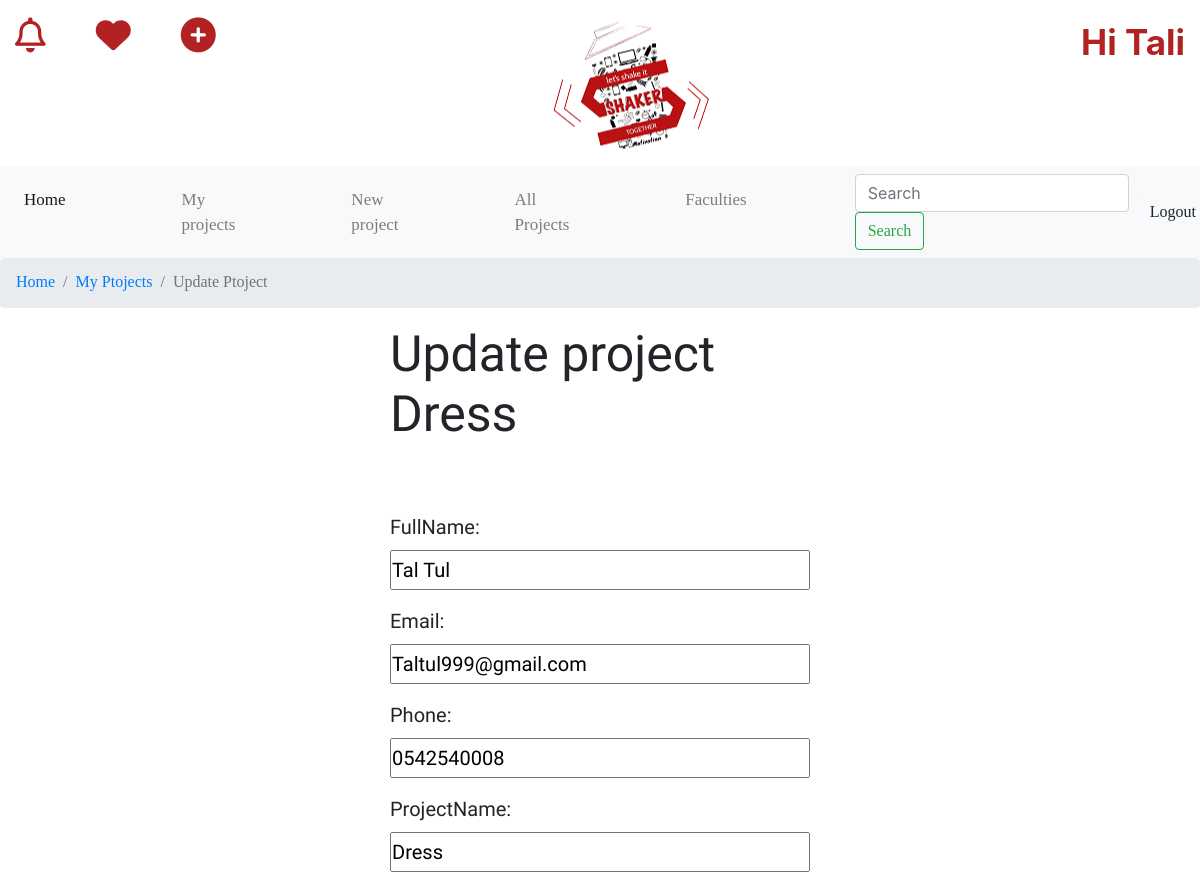
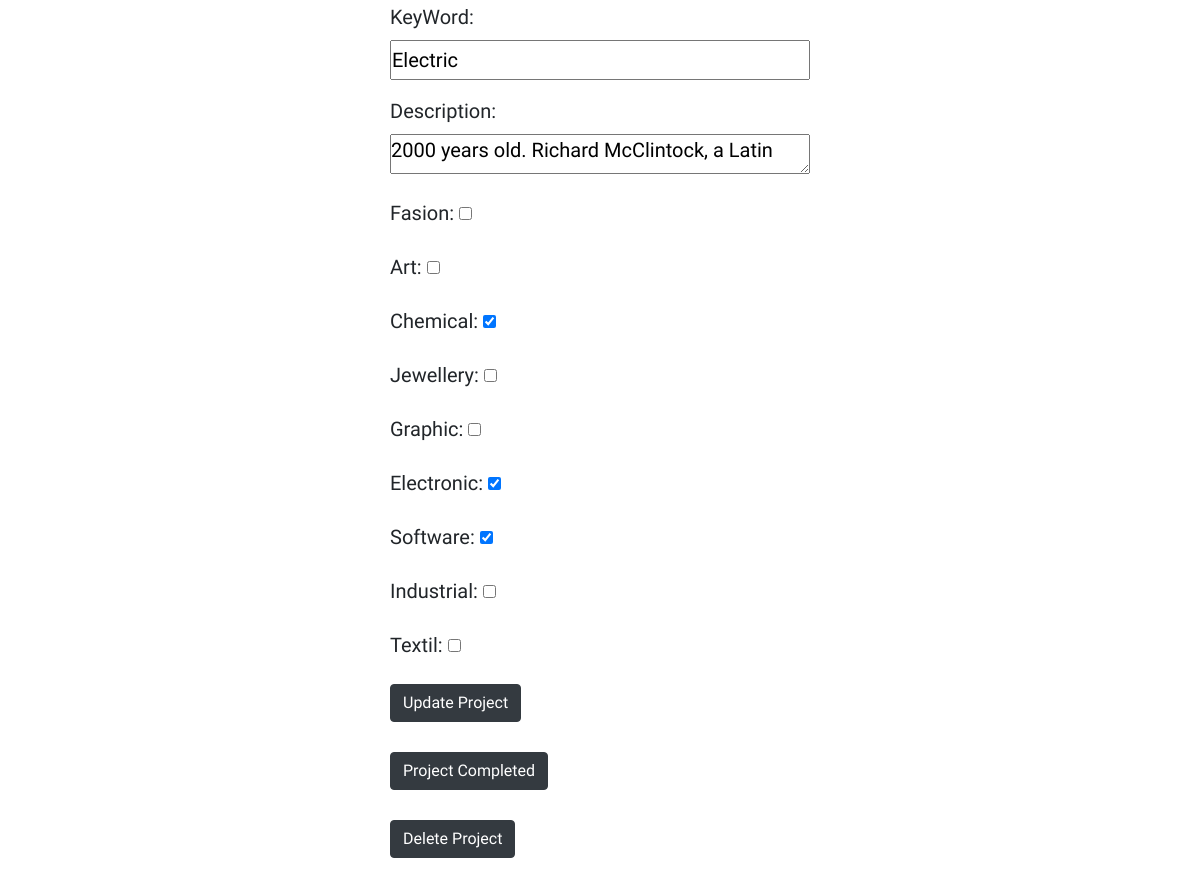
Screenshot of /project/36 (signed in) with the database file from the repository (2 pictures, top to bottom).
### projects/models.py (models this page shows)
class Project(models.Model):
    user_id = models.ForeignKey(User, on_delete=models.CASCADE) #relationship 1:n (user:todos)
    dateCreated = models.DateField(auto_now_add=True) #automatic
    fullName = models.CharField(max_length=70)
    email = models.EmailField(max_length=254)
    phone = models.CharField(max_length=10)
    projectName = models.CharField(max_length=70)
    keyWord = models.CharField(max_length=70)
    description = models.TextField(blank=True)
    imgUrl = models.FileField(upload_to='proj')
    fasion = models.BooleanField(default=False) #true or false
    art = models.BooleanField(default=False) #true or false
    chemical = models.BooleanField(default=False) #true or false
    jewellery = models.BooleanField(default=False) #true or false
    graphic = models.BooleanField(default=False) #true or false
    electronic = models.BooleanField(default=False) #true or false
    software = models.BooleanField(default=False) #true or false
    industrial = models.BooleanField(default=False) #true or false
    Textil  = models.BooleanField(default=False) #true or false

### projects/views.py (the view, shortened to what this page needs)
# urls.py: path('project/<int:project_pk>', views.updateproject, name='updateproject'),
@login_required
def updateproject(request, project_pk):
   project = get_object_or_404(Project, pk=project_pk, user_id=request.user)
   if (request.method == 'GET'):
       form = ProjectForm(instance=project)
       return render(request, 'projects/updateproject.html',{'project':project, 'form':form})

### projects/forms.py
class ProjectForm(ModelForm):
    class Meta:
        model = Project
        fields = ['fullName','email','phone','projectName','keyWord', 'description', 'fasion','art' ,'chemical','jewellery' ,'graphic', 'electronic', 'software' , 'industrial', 'Textil']

### projects/templates/projects/updateproject.html (shortened to what this page needs)
{% load static %}
<!DOCTYPE html>
<html lang="en">
<head>
  <link rel ="stylesheet" href="{% static 'projects/css/style.css' %}">
  <link rel="stylesheet" href="https://stackpath.bootstrapcdn.com/bootstrap/4.5.0/css/bootstrap.min.css">
</head>
<body>
  <header>
    <a href="/homepage" id="logo" ></a>
      <ul class="headerIcons">
        <li><a href="#" class="far fa-bell"></a>
          <a href="#" class="fas fa-heart"></a>
        <a href="/createNewProject" class="fas fa-plus-circle"></a></li>
      </ul>
    {% if user.is_authenticated %}
    <div class="greeting">
      <span><b>Hi {{user.username}}</b></span>
    </div>
    {% else %}
      <a href="/Login">Login</a>
      <a href="/register">Register</a>
    {% endif %}
  </header>
  <nav class="navbar navbar-expand-lg navbar-light bg-light">
    <div class="collapse navbar-collapse" id="navbarSupportedContent">
      <ul class="navbar-nav mr-auto">
        <li class="nav-item active">
          <a class="nav-link" href="/homepage">Home <span class="sr-only">(current)</span></a>
        </li>
        <li class="nav-item">
          <a class="nav-link" href="/myprojects">My projects</a>
        </li>
        <li class="nav-item">
          <a class="nav-link" href="/createNewProject">New project</a>
        </li>
        <li class="nav-item">
          <a class="nav-link" href="/allprojects">All Projects</a>
        </li>
        <li class="nav-item">
          <a class="nav-link" href="/allfaculties">Faculties</a>
        </li>
      </ul>
      <form class="form-inline my-2 my-lg-0" action="#" method="GET">
        <input class="form-control mr-sm-2" type="search" placeholder="Search" aria-label="Search">
        <button class="btn btn-outline-success my-2 my-sm-0" type="submit">Search</button>
      </form>
      <form action="{% url 'logoutuser' %}" method="POST">
          <button class="btn btn-light logoutButton" type='submit'>Logout</button>
      </form>
    </div>
  </nav>
  <div class="breadc">
    <nav aria-label="breadcrumb">
      <ol class="breadcrumb">
        <li class="breadcrumb-item"><a href="/homepage">Home</a></li>
        <li class="breadcrumb-item"><a href="/myprojects">My Ptojects</a></li>
        <li class="breadcrumb-item active" aria-current="page">Update Ptoject</li>
      </ol>
    </nav>
  </div>
 	<body>
    {% if user.is_authenticated %}
      <div class="createnewproject-wrapper">
        <h1>Update project<br>{{project.projectName}}</h1>
        <br><br>
        <form action="#" method="POST">
            {{form.as_p}}
            <button class="btn btn-dark" type='submit'>Update Project</button>
        </form>
        <br>
        <form action="{% url 'doneproject' project.id %}" method="POST">
            <button class="btn btn-dark" type='submit'>Project Completed</button><br>
        </form>
        <br>
        <form action="{% url 'deleteproject' project.id %}" method="POST">
            <button class="btn btn-dark" type='submit'>Delete Project</button>
        </form>
        <br>
      </div>
    {% endif %}
  </body>
</html>

### projects/static/projects/css/style.css (style rules this page uses)
* { margin: 0; padding: 0; }
header, article,main,footer,section,nav,ul,div,a,li { display: block; }
header { height: 150px; width: 100%; }
.headerIcons a { position: relative; float: left; margin-top: 2px; font-size: 35px; color: firebrick; letter-spacing: 50px; }
.headerIcons { margin-left: 15px; }
.greeting { position: relative; float: right; font-size: 35px; color: firebrick; display: flex; margin-right: 15px; }
#logo { position: absolute; width: 15%; height: 140px; background-image: url(../media/images/logo.png); background-repeat: no-repeat; background-position: center; left: 45%; }
.nav-link { font-size: 17px; font-family: Cambria, Cochin, Georgia, Times, 'Times New Roman', serif; margin-right: 100px; }
.navbar { position: relative; }
nav button { font-family: Cambria, Cochin, Georgia, Times, 'Times New Roman', serif; font-size: 17px; }
.breadcrumb { font-family: Cambria, Cochin, Georgia, Times, 'Times New Roman', serif; height: 50px; width: 100%; }
.createnewproject-wrapper { position: relative; margin-left: 40%; font-family: Carter One; font-size: 20px; justify-content: space-evenly; width: 35%; margin: 0 auto; margin-bottom: 40px; }
.createnewproject-wrapper input[type="text"], .createnewproject-wrapper input[type="email"], .createnewproject-wrapper input[type="tel"], .createnewproject-wrapper textarea { width:100%; height: 40px; }
.project-container h1, .createnewproject-wrapper h1 { position: relative; font-family: Carter One; font-size: 50px; margin: 0 auto; }

### rows the page displays
Project: projectName "Dress", fullName "Tal Tul", email "Taltul999@gmail.com", phone "0542540008", keyWord "Electric", description "2000 years old. Richard McClintock, a Latin", chemical "☑", electronic "☑", software "☑"

### other values shown
{{ user.username }} "Tali"
